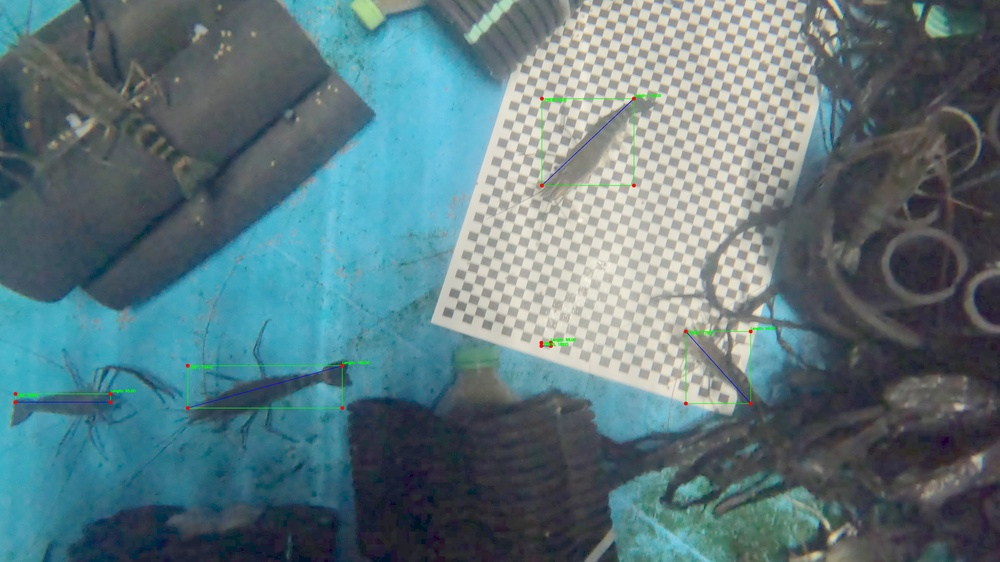
#> input picture  archived_code_notebooks/archived/src/measurement/ImageJ/annot.jpg, 1000 x 562 px, shrunk from 5312 x 2988 before the run
$ python chessboard_segmentation_detector.py '../../../../ archived_code_notebooks/archived/src/measurement/ImageJ/annot.jpg'
#> lines starting #> are read from the running program, lines starting #| are printed output that depends on the picture; after the words box and inside, x2 and y2 are one past the last pixel; in counts of white or black regions, pixels touching at a corner belong together
import cv2
import numpy as np
import matplotlib.pyplot as plt

def detect_chessboard_with_segmentation(image_path, pattern_size=(7, 7), display=True):
    """
    Detect chessboard using color segmentation approach

    Args:
        image_path: Path to the image file
        pattern_size: Tuple of (rows, cols) of the chessboard pattern
        display: Whether to display visualization

    Returns:
        square_size in pixels if detected, None otherwise
    """
#> called with pattern_size = (7, 7), display = True
    print(f"Detecting chessboard with segmentation method (pattern: {pattern_size})")

    # Read image
    img = cv2.imread(image_path)
#> img is the input picture: shape (562, 1000, 3); mean B, G, R 125.6, 119.7, 93.5
    if img is None:
        print(f"Error: Could not read image {image_path}")
        return None

    # Convert to HSV to better segment by color/brightness
    hsv = cv2.cvtColor(img, cv2.COLOR_BGR2HSV)
#> hsv: shape (562, 1000, 3); mean H, S, V 85.4, 73.9, 129.7

    # Try multiple HSV ranges to segment the chessboard
    hsv_ranges = [
        # Lighter squares
        (np.array([0, 0, 150]), np.array([179, 50, 255])),
        # Darker squares
        (np.array([0, 0, 30]), np.array([179, 110, 150])),
        # Medium squares
        (np.array([0, 0, 80]), np.array([179, 70, 200]))
    ]

    for lower_hsv, upper_hsv in hsv_ranges:
        # Create binary mask
        mask = cv2.inRange(hsv, lower_hsv, upper_hsv)

        # Apply morphological operations to clean up the mask
        kernel = cv2.getStructuringElement(cv2.MORPH_RECT, (5, 5))
        mask = cv2.morphologyEx(mask, cv2.MORPH_CLOSE, kernel)
        mask = cv2.morphologyEx(mask, cv2.MORPH_OPEN, kernel)

        # Try to find chessboard corners in the binary mask
        ret, corners = cv2.findChessboardCorners(mask, pattern_size,
                                               cv2.CALIB_CB_ADAPTIVE_THRESH +
                                               cv2.CALIB_CB_NORMALIZE_IMAGE +
                                               cv2.CALIB_CB_FILTER_QUADS)

        if ret:
            # Refine corner detection
            criteria = (cv2.TERM_CRITERIA_EPS + cv2.TERM_CRITERIA_MAX_ITER, 30, 0.001)
            corners = cv2.cornerSubPix(mask, corners, (11, 11), (-1, -1), criteria)

            # Calculate square size
            corners = corners.reshape(-1, 2)
            h_distances = []
            v_distances = []

            for i in range(len(corners)):
                row = i // pattern_size[0]
                col = i % pattern_size[0]

                if col < pattern_size[0] - 1:
                    right_idx = row * pattern_size[0] + (col + 1)
                    dist = np.linalg.norm(corners[i] - corners[right_idx])
                    h_distances.append(dist)

                if row < pattern_size[1] - 1:
                    bottom_idx = (row + 1) * pattern_size[0] + col
                    dist = np.linalg.norm(corners[i] - corners[bottom_idx])
                    v_distances.append(dist)

            square_size = (np.median(h_distances) + np.median(v_distances)) / 2

            if display:
                # Draw detected corners
                img_corners = img.copy()
                cv2.drawChessboardCorners(img_corners, pattern_size, corners.reshape(-1, 1, 2), ret)

                # Display results
                plt.figure(figsize=(15, 5))

                plt.subplot(1, 3, 1)
                plt.imshow(cv2.cvtColor(img, cv2.COLOR_BGR2RGB))
                plt.title('Original Image')
                plt.axis('off')

                plt.subplot(1, 3, 2)
                plt.imshow(mask, cmap='gray')
                plt.title('Binary Mask')
                plt.axis('off')

                plt.subplot(1, 3, 3)
                plt.imshow(cv2.cvtColor(img_corners, cv2.COLOR_BGR2RGB))
                plt.title(f'Detected Corners\nSquare Size: {square_size:.2f} px')
                plt.axis('off')

                plt.tight_layout()
                plt.show()

            print(f"Successfully detected chessboard! Square size: {square_size:.2f} pixels")
            return square_size
#> this loop made 3 passes
#> pass 1, in detect_chessboard_with_segmentation, `mask = cv2.inRange(hsv, lower_hsv, upper_hsv)`:
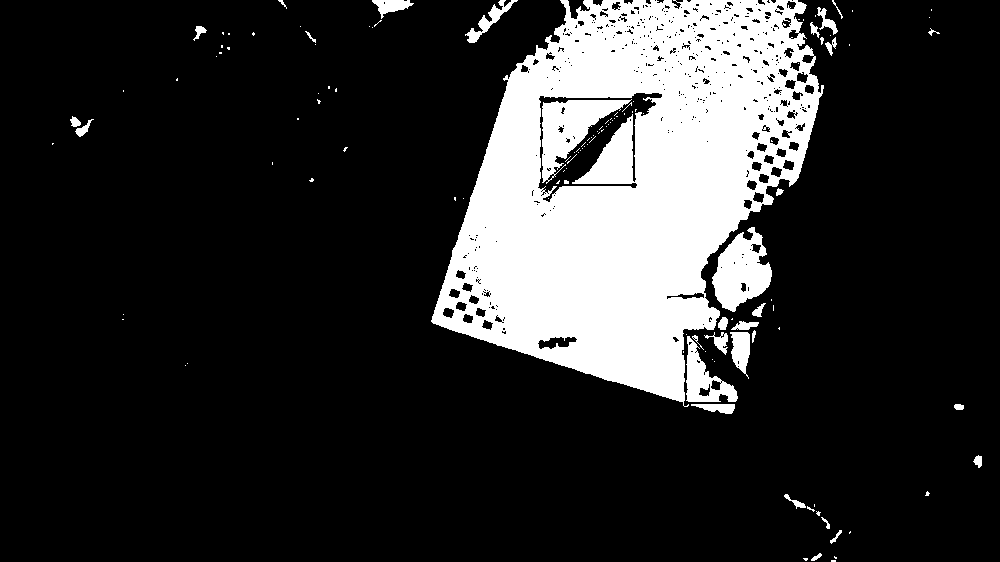
#> mask: shape (562, 1000); 18.3% white; 126 white regions (94 under 20 px), largest, box (x1, y1, x2, y2) and area: (431, 0, 824, 407) 91171, (542, 99, 632, 184) 3165, (712, 227, 772, 312) 3052
#> pass 1, in detect_chessboard_with_segmentation, `mask = cv2.morphologyEx(mask, cv2.MORPH_CLOSE, kernel)`:
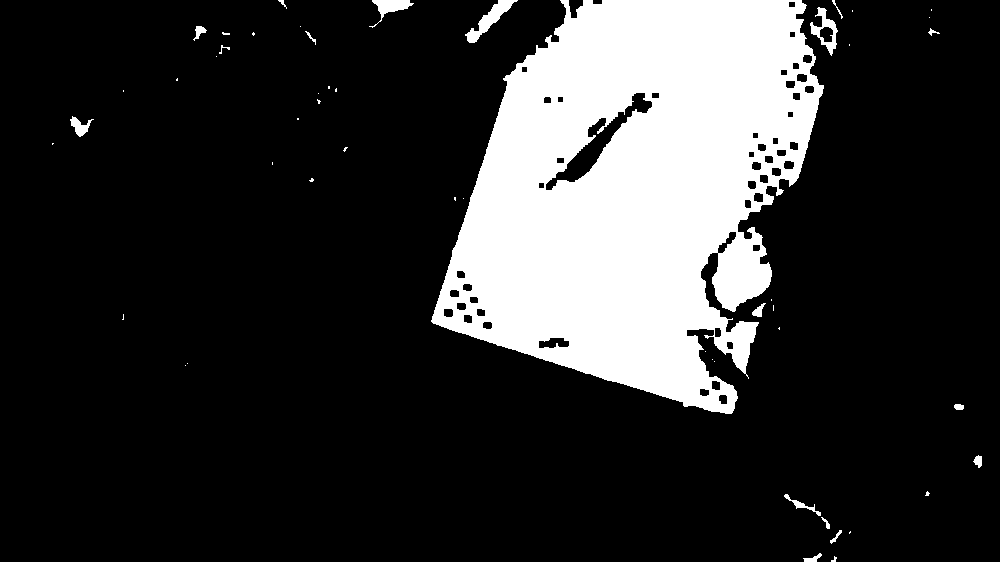
#> mask: shape (562, 1000); 19.3% white; 51 white regions (33 under 20 px), largest, box (x1, y1, x2, y2) and area: (431, 0, 824, 414) 105548, (465, 0, 518, 43) 656, (810, 7, 838, 56) 481
#> pass 1, in detect_chessboard_with_segmentation, `mask = cv2.morphologyEx(mask, cv2.MORPH_OPEN, kernel)`:
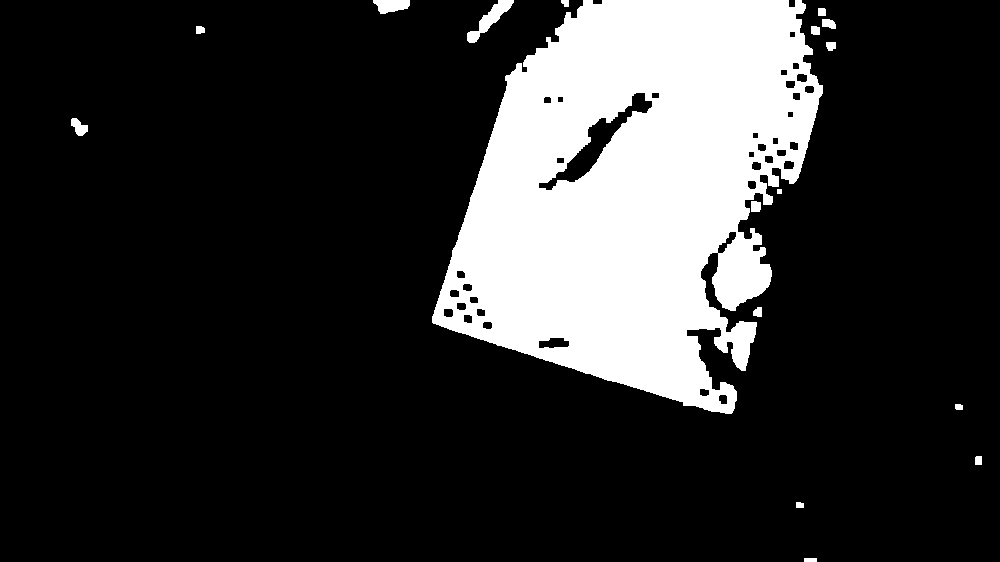
#> mask: shape (562, 1000); 19% white; 17 white regions, largest, box (x1, y1, x2, y2) and area: (432, 0, 823, 414) 104944, (467, 0, 514, 43) 629, (373, 0, 410, 14) 381
#> pass 2, in detect_chessboard_with_segmentation, `mask = cv2.inRange(hsv, lower_hsv, upper_hsv)`:
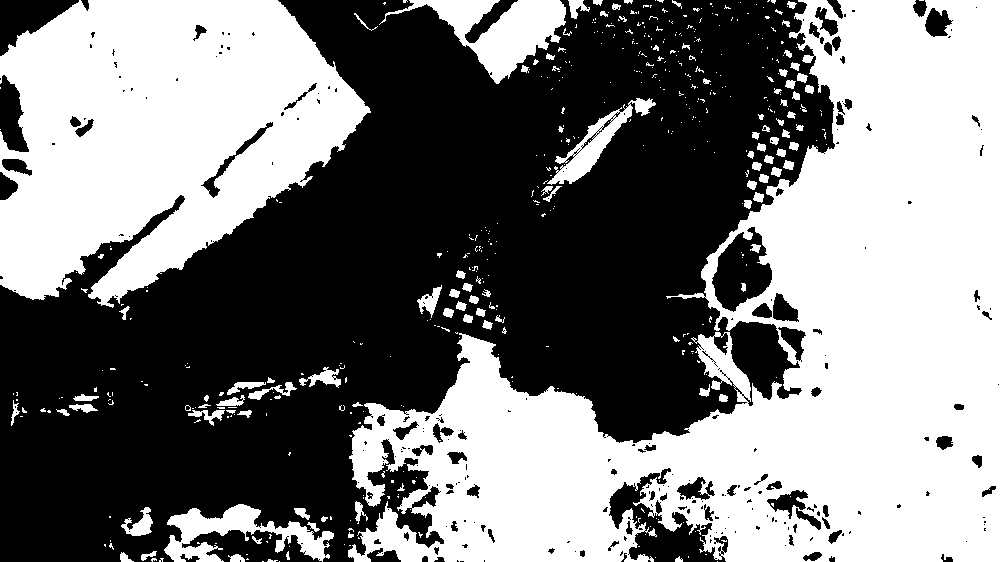
#> mask: shape (562, 1000); 48.4% white; 495 white regions (389 under 20 px), largest, box (x1, y1, x2, y2) and area: (348, 0, 1000, 562) 174380, (0, 0, 371, 308) 76923, (379, 0, 566, 84) 6142
#> after the loop:
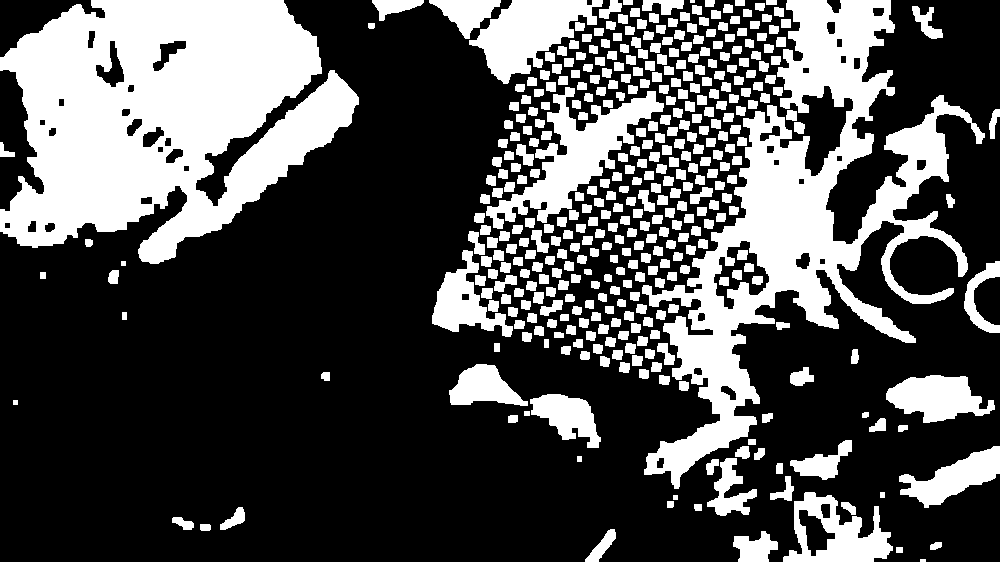
#> mask: shape (562, 1000); 31.8% white; 411 white regions (2 under 20 px), largest, box (x1, y1, x2, y2) and area: (0, 0, 359, 264) 60684, (642, 0, 985, 489) 45574, (486, 87, 664, 229) 7568

    print("Could not detect chessboard with segmentation method")
    return None

if __name__ == "__main__":
    import argparse

    parser = argparse.ArgumentParser(description='Detect chessboard using segmentation method')
    parser.add_argument('image_path', help='Path to the chessboard image')
    parser.add_argument('--pattern', default='7,7', help='Pattern size as rows,cols (e.g. 7,7)')

    args = parser.parse_args()

    # Parse pattern size
    parts = args.pattern.split(',')
    if len(parts) == 2:
        pattern_size = (int(parts[0]), int(parts[1]))
    else:
        pattern_size = (7, 7)
        print(f"Invalid pattern format: {args.pattern}. Using default (7,7).")

    # Run detection
    detect_chessboard_with_segmentation(args.image_path, pattern_size)
